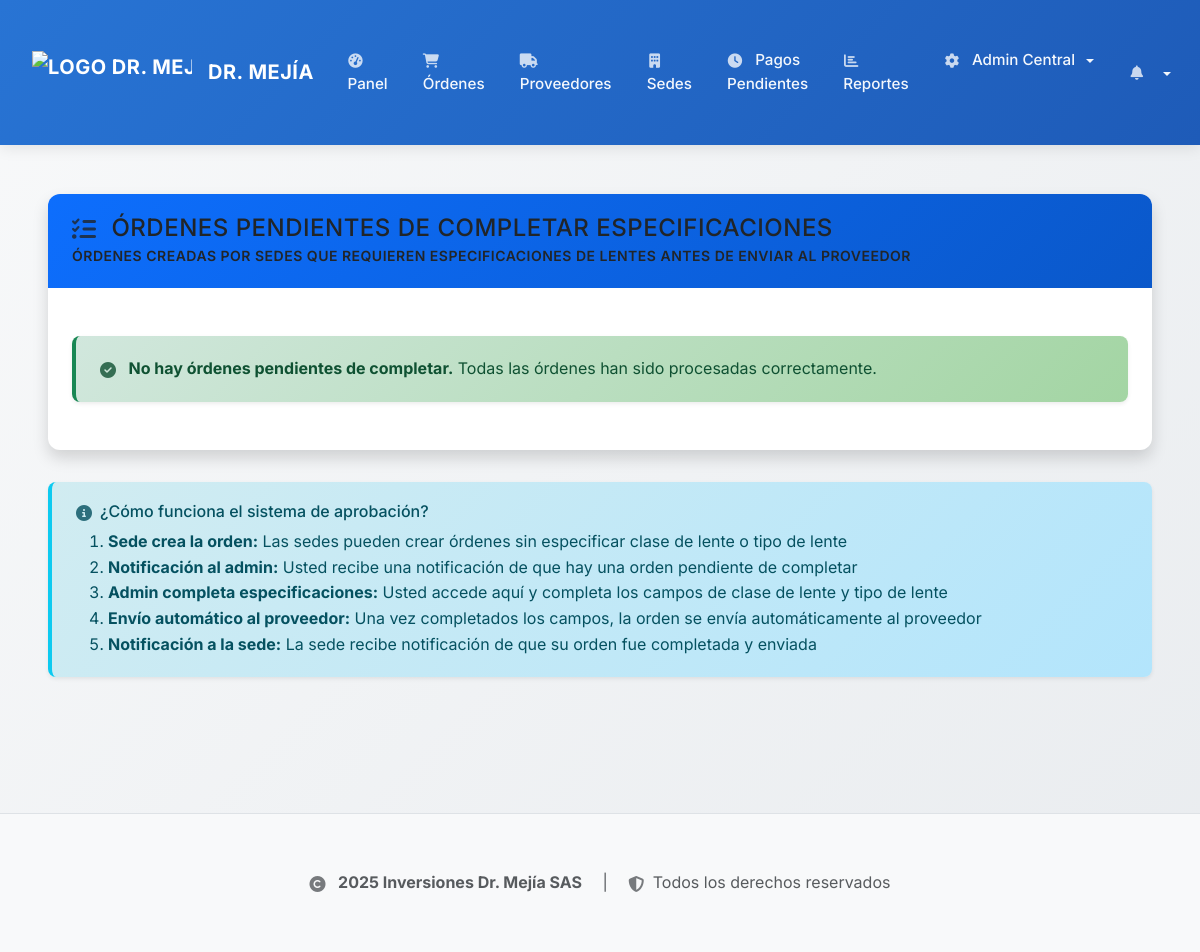
/admin/pending-review-orders (signed in), run on an earlier commit of the app's database.
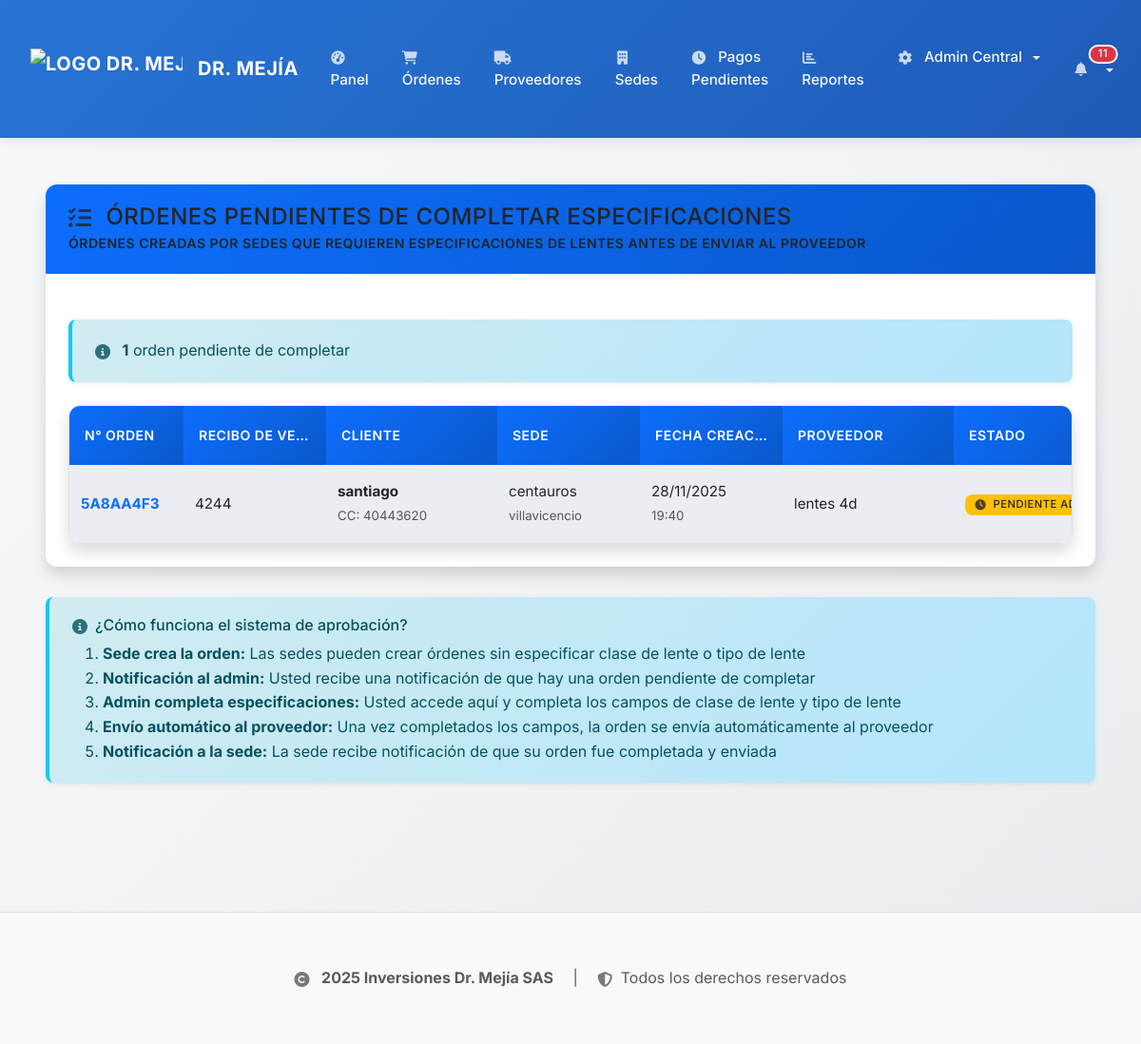
And on a later commit of the database.
### backend/app/models.py (models this page shows, shortened)
class WorkOrder(db.Model):
    id = db.Column(db.Integer, primary_key=True)
    order_number = db.Column(db.String(64), unique=True, nullable=False) # Número o código de orden
    receipt_number = db.Column(db.String(64), nullable=False) # Número del recibo de venta
    orden_laboratorio = db.Column(db.String(64)) # Número de orden del laboratorio
    ciudad_municipio = db.Column(db.String(100)) # Ciudad o municipio
    client_name = db.Column(db.String(128), nullable=False) # Nombre del paciente
    client_cc = db.Column(db.String(20), nullable=False) # Cédula del paciente
    client_phone = db.Column(db.String(20)) # Teléfono del paciente
    empresa_convenio = db.Column(db.String(200)) # Empresa, convenio o seguro del paciente
    lens_class = db.Column(db.String(20)) # Progresivo, Bifocal, Monofocal
    lens_type = db.Column(db.String(128)) # Tipo de lente y filtros específicos (opcional hasta que admin complete)
    frame_type = db.Column(db.String(128)) # Tipo de montura
    pending_admin_review = db.Column(db.Boolean, default=False) # Si está pendiente de completar por admin
    admin_completed_at = db.Column(db.DateTime) # Fecha cuando admin completó los campos de lentes
    admin_completed_by_user_id = db.Column(db.Integer, db.ForeignKey('user.id'), nullable=True) # Admin que completó
    admin_completed_by = db.relationship('User', backref='completed_orders', foreign_keys=[admin_completed_by_user_id])
    formula_od = db.Column(db.Text) # Ojo derecho (texto libre)
    formula_oi = db.Column(db.Text) # Ojo izquierdo (texto libre)
    formula_add = db.Column(db.Text) # Adición (texto libre)
    formula_dp_alt = db.Column(db.Text) # Distancia pupilar y altura (texto libre)
    formula_details = db.Column(db.Text) # Detalles adicionales de fórmulas ópticas (opcional)
    observations = db.Column(db.Text) # Observaciones específicas
    created_at = db.Column(db.DateTime, default=datetime.utcnow)
    status = db.Column(db.String(64), default='pendiente_envio') # 'pendiente_envio', 'enviada', 'en_proceso', 'devuelta_proveedor', 'recibida_optica', 'finalizada', 'cancelada'
    comments = db.Column(db.Text)
    provider_id = db.Column(db.Integer, db.ForeignKey('provider.id'), nullable=False)
    sede_id = db.Column(db.Integer, db.ForeignKey('sede.id'), nullable=False)  # Sede que creó la orden
    created_by_user_id = db.Column(db.Integer, db.ForeignKey('user.id'), nullable=False)
    created_by = db.relationship('User', backref='created_orders', foreign_keys=[created_by_user_id])
    payments = db.relationship('Payment', backref='work_order', lazy=True)
    payment_status = db.Column(db.String(64), default='pendiente') # 'pendiente', 'parcialmente_pagada', 'pagada'
    total_amount = db.Column(db.Float, default=0.0) # Monto total que se debe pagar al proveedor por esta orden
    sale_price = db.Column(db.Float, nullable=True) # Precio de venta al cliente final (para cálculo de ganancias)
    accepted_at = db.Column(db.DateTime) # Fecha cuando el proveedor aceptó la orden
    delivery_deadline = db.Column(db.DateTime) # Fecha límite calculada automáticamente (accepted_at + 7 días)
    is_overdue = db.Column(db.Boolean, default=False) # Si la orden está vencida
    overdue_alert_sent = db.Column(db.Boolean, default=False) # Si ya se envió alerta de vencimiento
    days_overdue = db.Column(db.Integer, default=0) # Días de retraso
    rejection_reason = db.Column(db.Text)  # Razón del rechazo
    rejection_count = db.Column(db.Integer, default=0)  # Número de rechazos
    resubmitted_at = db.Column(db.DateTime)  # Fecha del último reenvío
    resubmitted_by_user_id = db.Column(db.Integer, db.ForeignKey('user.id'), nullable=True)  # Usuario que reenvió
    resubmitted_by = db.relationship('User', backref='resubmitted_orders', foreign_keys=[resubmitted_by_user_id])

class Sede(db.Model):
    id = db.Column(db.Integer, primary_key=True)
    name = db.Column(db.String(200), nullable=False, unique=True)  # Nombre de la sede
    city = db.Column(db.String(100), nullable=False)  # Ciudad
    address = db.Column(db.String(300))  # Dirección completa
    phone = db.Column(db.String(20))  # Teléfono de la sede
    manager = db.Column(db.String(128))  # Encargado de la sede
    is_active = db.Column(db.Boolean, default=True)  # Si la sede está activa
    created_at = db.Column(db.DateTime, default=datetime.utcnow)
    orders = db.relationship('WorkOrder', backref='sede', lazy=True)

class Provider(db.Model):
    id = db.Column(db.Integer, primary_key=True)
    nit = db.Column(db.String(20), nullable=False, unique=True)  # NIT único del proveedor
    razon_social = db.Column(db.String(200), nullable=False)  # Razón social oficial
    name = db.Column(db.String(128), nullable=False)  # Nombre comercial (mantener para compatibilidad)
    contact_person = db.Column(db.String(128))  # Persona de contacto
    phone = db.Column(db.String(20))  # Teléfono
    email = db.Column(db.String(120), unique=True)  # Correo electrónico
    address = db.Column(db.String(500))  # Dirección (expandida)
    registered_at = db.Column(db.DateTime, default=datetime.utcnow)
    orders = db.relationship('WorkOrder', backref='provider', lazy=True)
    payments_received = db.relationship('Payment', backref='provider_paid', lazy=True)

### backend/app/routes.py (the view)
@bp.route('/admin/pending-review-orders')
@login_required
@role_required('admin')
def list_pending_review_orders():
    pending_orders = WorkOrder.query.filter_by(
        pending_admin_review=True,
        status='pendiente_envio'
    ).order_by(WorkOrder.created_at.desc()).all()
    return render_template('ordenes/pending_admin_review.html',
                         title='Órdenes Pendientes de Completar',
                         orders=pending_orders)

### backend/app/models.py (called while the page is built)
@login_manager.user_loader
def load_user(user_id):
    return User.query.get(int(user_id))

### backend/app/routes.py (called while the page is built)
def role_required(*roles):
    def wrapper(fn):
        @wraps(fn)
        def decorated_view(*args, **kwargs):
            if not current_user.is_authenticated:
                return login_manager.unauthorized()
            if current_user.role not in roles:
                flash('No tienes permiso para acceder a esta página.', 'danger')
                return redirect(url_for('main.index'))
            return fn(*args, **kwargs)
        return decorated_view
    return wrapper

### backend/app/security.py (called while the page is built)
def log_security_event(event_type, description, severity='WARNING', user=None, metadata=None):
    if user is None:
        if hasattr(current_user, 'is_authenticated') and current_user.is_authenticated:
            user = current_user
        else:
            user = None
    AuditLog.log_action(
        action_type=event_type,
        description=description,
        user=user,
        severity=severity,
        category='SECURITY',
        metadata=metadata,
        requires_attention=severity in ['CRITICAL', 'ERROR']
    )

### frontend/templates/ordenes/pending_admin_review.html (shortened to what the changed rows need)
{% extends "base.html" %}
{% block content %}
<div class="container-fluid mt-4">
    <div class="row">
        <div class="col-12">
            <div class="card border-warning">
                <div class="card-body">
                    {% if orders %}
                    <div class="alert alert-info">
                        <i class="fas fa-info-circle me-2"></i>
                        <strong>{{ orders|length }}</strong> orden{% if orders|length != 1 %}es{% endif %} pendiente{% if orders|length != 1 %}s{% endif %} de completar
                    </div>
                    <div class="table-responsive">
                        <table class="table table-hover table-striped">
                            <thead class="table-dark">
                                <tr>
                                    <th style="min-width: 120px;">N° Orden</th>
                                    <th style="min-width: 150px;">Recibo de Venta</th>
                                    <th style="min-width: 180px;">Cliente</th>
                                    <th style="min-width: 150px;">Sede</th>
                                    <th style="min-width: 120px;">Fecha Creación</th>
                                    <th style="min-width: 180px;">Proveedor</th>
                                    <th style="min-width: 150px;">Estado</th>
                                </tr>
                            </thead>
                            <tbody>
                                {% for order in orders %}
                                <tr>
                                    <td>
                                        <strong class="text-primary">{{ order.order_number }}</strong>
                                    </td>
                                    <td>{{ order.receipt_number }}</td>
                                    <td>
                                        <strong>{{ order.client_name }}</strong><br>
                                        <small class="text-muted">CC: {{ order.client_cc }}</small>
                                    </td>
                                    <td>
                                        {{ order.sede.name }}<br>
                                        <small class="text-muted">{{ order.sede.city }}</small>
                                    </td>
                                    <td>
                                        {{ order.created_at.strftime('%d/%m/%Y') }}<br>
                                        <small class="text-muted">{{ order.created_at.strftime('%H:%M') }}</small>
                                    </td>
                                    <td>{{ order.provider.razon_social }}</td>
                                    <td>
                                        <span class="badge bg-warning text-dark">
                                            <i class="fas fa-clock me-1"></i>
                                            Pendiente Admin
                                        </span>
                                    </td>
                                </tr>
                                {% endfor %}
                            </tbody>
                        </table>
                    </div>
                    {% else %}
                    <div class="alert alert-success">
                        <i class="fas fa-check-circle me-2"></i>
                        <strong>No hay órdenes pendientes de completar.</strong>
                        Todas las órdenes han sido procesadas correctamente.
                    </div>
                    {% endif %}
                </div>
            </div>
        </div>
    </div>
</div>
{% endblock %}

What changed in the data, as far as the page shows it:
added WorkOrder: order_number "5A8AA4F3", receipt_number "4244", client_name "santiago", client_cc "40443620", sede.name "centauros", sede.city "villavicencio", created_at "28/11/2025", created_at "19:40", provider.razon_social "lentes 4d"
Also different on the page:
{{ unread_notifications_count }}: (not shown) → "11"
{{ orders|length }}: (not shown) → "1"
text no longer shown: "No hay órdenes pendientes de completar. Todas las órdenes han sido procesadas correctamente."
text now shown: "orden pendiente de completar N° ORDEN RECIBO DE VE… CLIENTE SEDE FECHA CREA… PROVEEDOR ESTADO"
